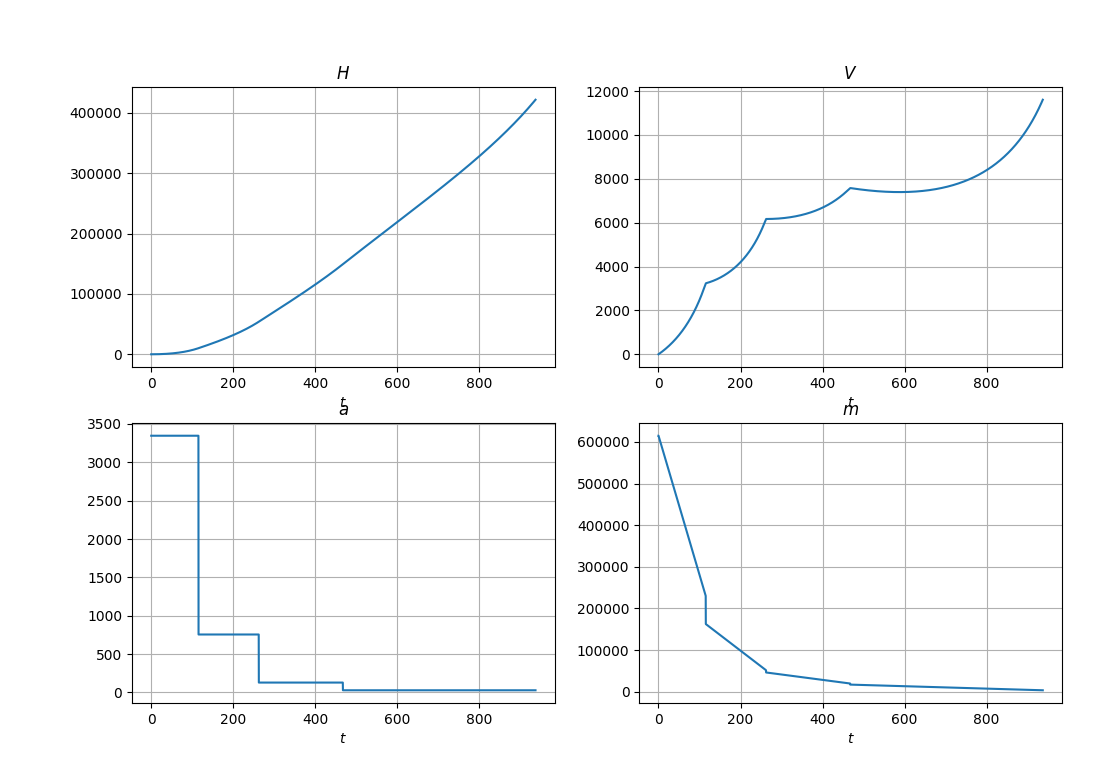

This chart was generated by the following Python code:
import numpy as np
import matplotlib.pyplot as plt

def at(time):
    return np.pi / 2 - 0.000129 * time

def exp(h):
    return 2.71828 ** h

def func(t, Typegraf):
    step = [[115, 2 * 5849411, 2 * 33798, 2 * 226233], [262, 2339760, 5443, 116573], [467, 453714, 2653, 29188], [937, 131222, 2631, 16258]]
    m0 = 615070
    a = (step[0][3] - step[0][2])/step[0][0]
    F = step[0][1]
    g = 9.8
    s = 20 
    c = 0.0045
    B = 0.000129
    p0 = 1.29
    h = [0 for i in range(len(t))]
    Vy = [0 for i in range(len(t))]
    Vx = [0 for i in range(len(t))]
    V = [0 for i in range(len(t))]
    changeA = [0 for i in range(len(t))]
    V = [0 for i in range(len(t))]
    changemass = [0 for i in range(len(t))]
    changemass[0] = m0
    changeA[0] = a
    stupen = 0
    steptime = 0
    for i in range(1,len(t)):
        if t[i - 1] > step[stupen][0]:
            steptime = step[stupen][0]
            m0 -= step[stupen][3]
            stupen += 1
            F = step[stupen][1]
            a = (step[stupen][3] - step[stupen][2]) / (step[stupen][0] - step[stupen - 1][0])
        m = m0 - a * (t[i - 1] - steptime)
        changeA[i] = a
        changemass[i] = m
        atime = at(t[i - 1])
        alfax = (F * np.cos(atime) - m * g - (0.5 * c * p0 * exp(-B * h[i - 1]) * s * (V[i - 1] ** 2)) * np.cos(atime)) / m
        alfay = (F * np.sin(atime) - m * g - (0.5 * c * p0 * exp(-B * h[i - 1]) * s * (V[i - 1] ** 2)) * np.sin(atime)) / m
        Vx[i] = Vx[i - 1] + alfax * 0.1
        Vy[i] = Vy[i - 1] + alfay * 0.1
        V[i] = np.sqrt(Vy[i] ** 2 + Vy[i] ** 2)
        h[i] = h[i - 1] + Vy[i] * 0.01
    if (Typegraf == 'H'):
        return h
    elif (Typegraf == 'V'):
        return V
    elif (Typegraf == 'a'):
        return changeA
    else:
        return changemass

t = np.arange(0.0, 937, 0.1)
plt.figure(figsize = (12, 8))
sp = plt.subplot(221)
res = func(t, 'H')
plt.xlabel(r'$t$')
plt.title(r'$H$')
plt.plot(t, func(t, 'H'))
plt.grid(True)
sp = plt.subplot(222)
plt.xlabel(r'$t$')
plt.title(r'$V$')
plt.plot(t, func(t, 'V'))
plt.grid(True)
sp = plt.subplot(223)
plt.xlabel(r'$t$')
plt.title(r'$a$')
plt.plot(t, func(t, 'a'))
plt.grid(True)
sp = plt.subplot(224)
plt.xlabel(r'$t$')
plt.title(r'$m$')
plt.plot(t, func(t, 'm'))
plt.grid(True)
plt.show()
